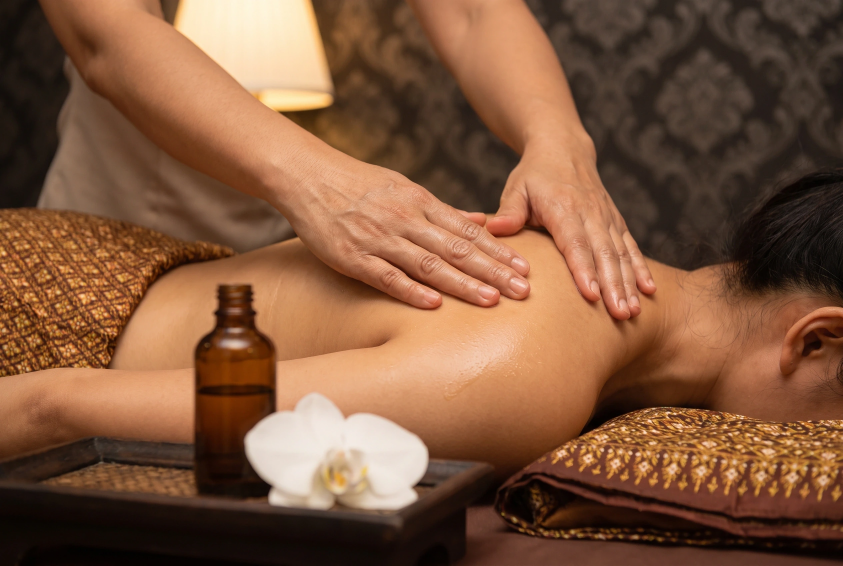
#> input picture assets/images/aromatherapie-oliemassage.webp, 2528 x 1696 px (shown at 1/3 size); its folder holds 3 pictures in this run
$ python og_images.py
#> lines starting #> are read from the running program, lines starting #| are printed output that depends on the picture
"""Maakt per foto een deelafbeelding van 1200x630 (Open Graph) in static/og/."""
from pathlib import Path
from PIL import Image, ImageOps

root = Path(__file__).resolve().parent.parent
src = root / "assets" / "images"
out = root / "static" / "og"
out.mkdir(parents=True, exist_ok=True)
for f in sorted(src.glob("*.webp")):
    im = Image.open(f).convert("RGB")
#> im is the input picture: PIL image 2528x1696 RGB; mean R, G, B 128.2, 87.8, 61.8
    if im.width < 1100 or f.stem.endswith("-mobiel"):  # te klein, of alleen een mobiele uitsnede
        continue
    og = ImageOps.fit(im, (1200, 630), Image.LANCZOS, centering=(0.5, 0.45))
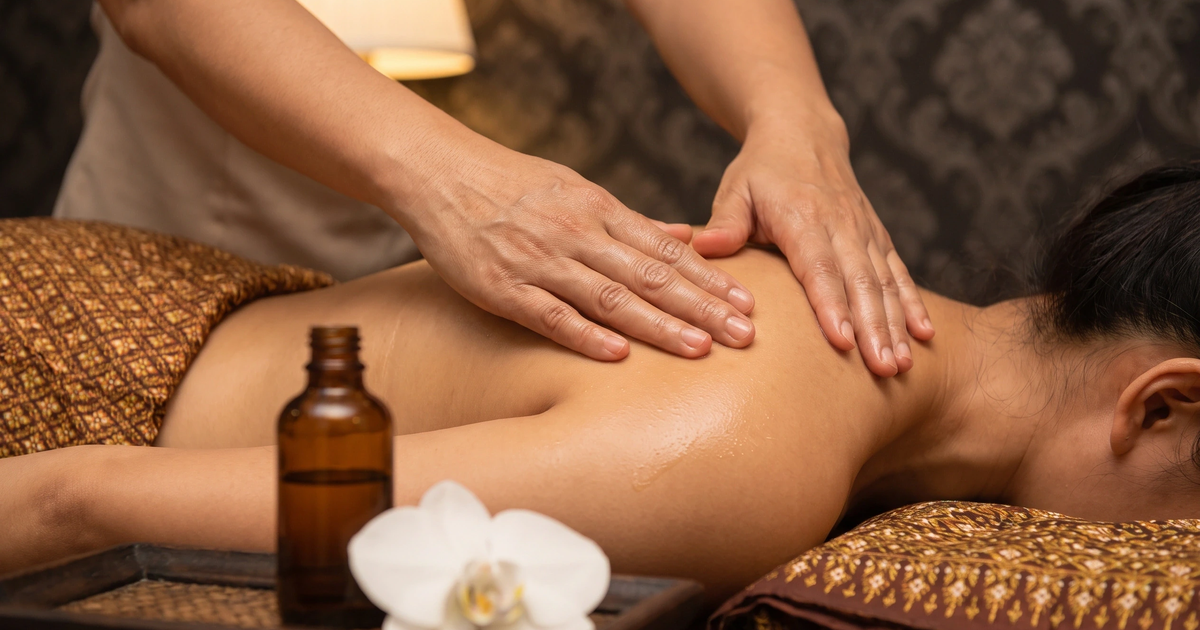
#> og: PIL image 1200x630 RGB; mean R, G, B 139.9, 95.2, 66.3
    og.save(out / f"{f.stem}.jpg", "JPEG", quality=84, optimize=True, progressive=True)
    print(f.stem)
#> pass 2 of the loop `for f in sorted(src.glob("*.webp")):`:
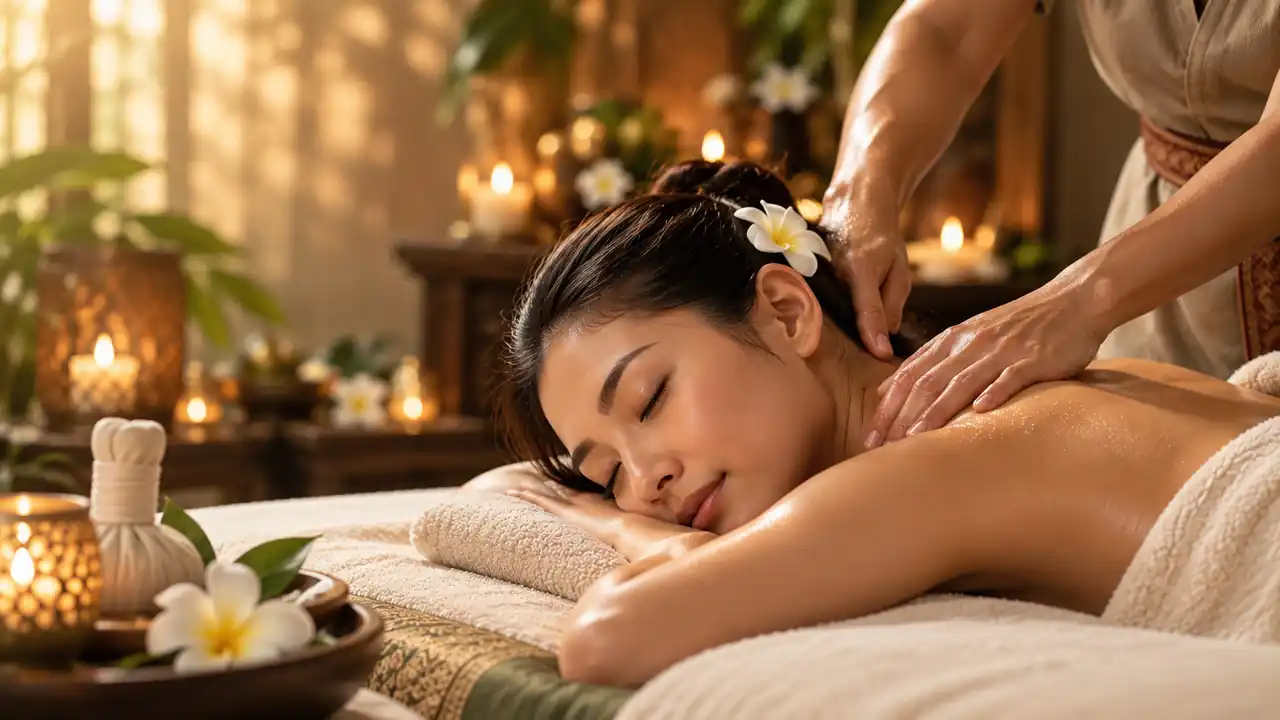
#> input picture assets/images/baitan-hero-atmospheric.webp, 1280 x 720 px
#> im is the input picture: PIL image 1280x720 RGB; mean R, G, B 152.8, 111.8, 75
#> `og = ImageOps.fit(im, (1200, 630), Image.LANCZOS, centering=(0.5, 0.45))`:
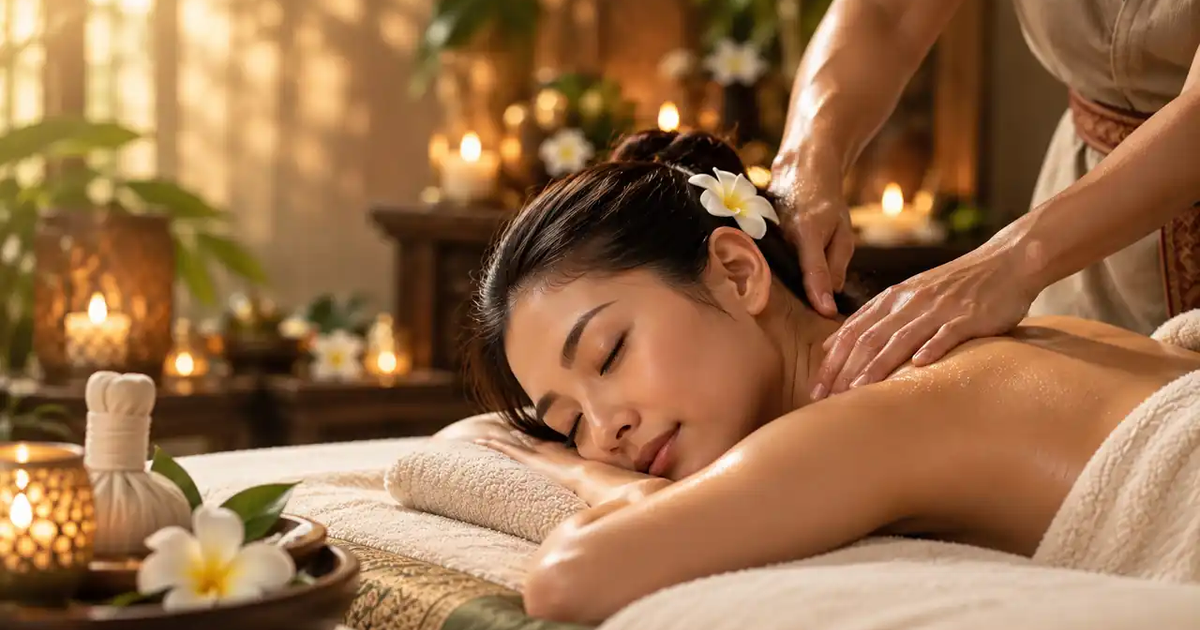
#> og: PIL image 1200x630 RGB; mean R, G, B 153.1, 111.3, 74.1
#> pass 3 of the loop `for f in sorted(src.glob("*.webp")):`:
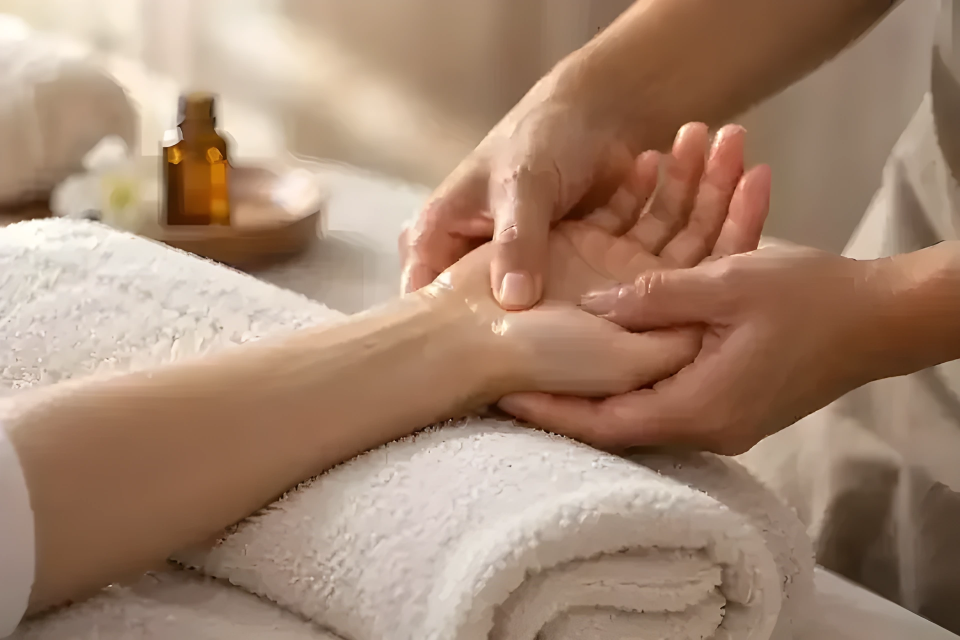
#> input picture assets/images/body-scrub-massage-handen.webp, 1920 x 1280 px (shown at 1/2 size)
#> im is the input picture: PIL image 1920x1280 RGB; mean R, G, B 164, 134, 112.7
#> `og = ImageOps.fit(im, (1200, 630), Image.LANCZOS, centering=(0.5, 0.45))`:
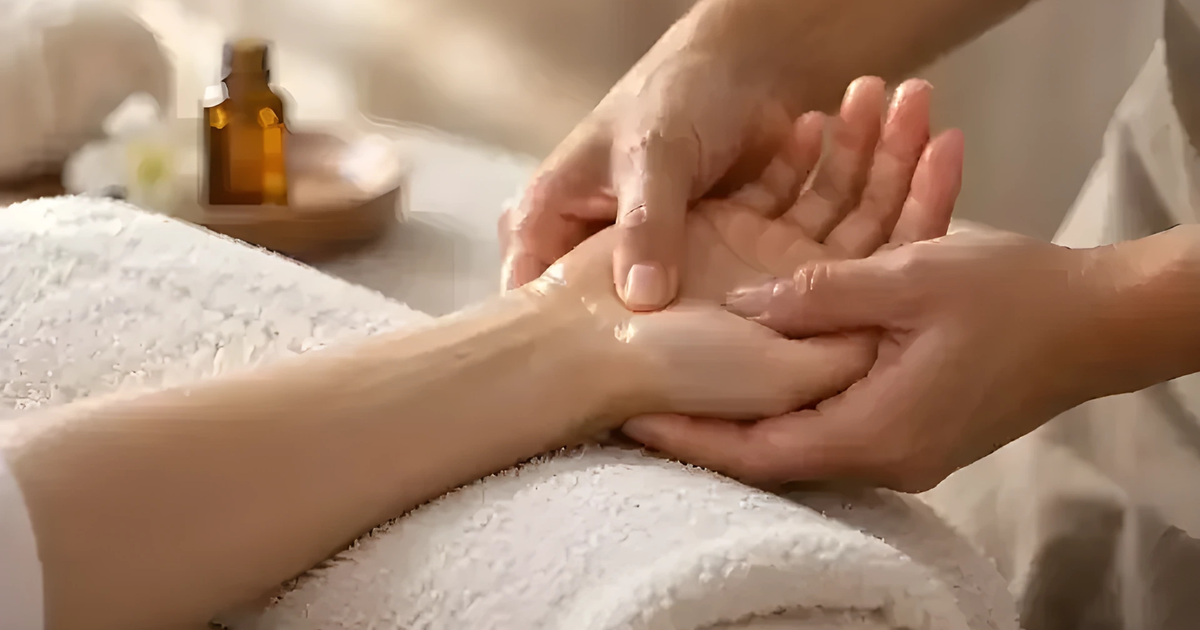
#> og: PIL image 1200x630 RGB; mean R, G, B 165.7, 133.9, 111.8
